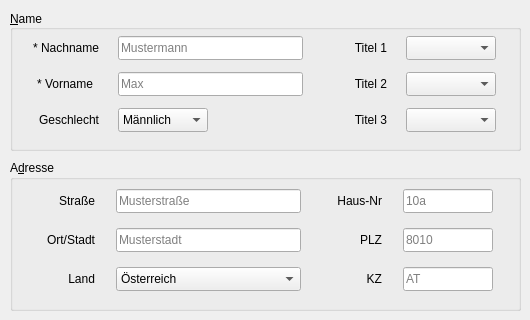
    <widget class="QWidget" name="TAB1_BASIC_DATEN">
     <attribute name="icon">
      <iconset resource="resources.qrc">
       <normaloff>:/Resources/Icons/office/CRDFLE07.ICO</normaloff>:/Resources/Icons/office/CRDFLE07.ICO</iconset>
     </attribute>
     <attribute name="title">
      <string>&amp;Grundlegende Daten</string>
     </attribute>
     <widget class="QGroupBox" name="nameBox">
      <property name="geometry">
       <rect>
        <x>10</x>
        <y>10</y>
        <width>511</width>
        <height>141</height>
       </rect>
      </property>
      <property name="title">
       <string>&amp;Name</string>
      </property>
      <property name="alignment">
       <set>Qt::AlignLeading|Qt::AlignLeft|Qt::AlignVCenter</set>
      </property>
      <property name="flat">
       <bool>false</bool>
      </property>
      <widget class="QWidget" name="layoutWidget_4">
       <property name="geometry">
        <rect>
         <x>10</x>
         <y>20</y>
         <width>491</width>
         <height>111</height>
        </rect>
       </property>
       <layout class="QGridLayout" name="gridLayout_2">
        <item row="0" column="1">
         <widget class="QLineEdit" name="FAM_NAME">
          <property name="sizePolicy">
           <sizepolicy hsizetype="Fixed" vsizetype="Fixed">
            <horstretch>0</horstretch>
            <verstretch>0</verstretch>
           </sizepolicy>
          </property>
          <property name="minimumSize">
           <size>
            <width>185</width>
            <height>0</height>
           </size>
          </property>
          <property name="maximumSize">
           <size>
            <width>185</width>
            <height>24</height>
           </size>
          </property>
          <property name="placeholderText">
           <string>Mustermann</string>
          </property>
         </widget>
        </item>
        <item row="1" column="2">
         <widget class="QLabel" name="label_4">
          <property name="sizePolicy">
           <sizepolicy hsizetype="Preferred" vsizetype="Preferred">
            <horstretch>0</horstretch>
            <verstretch>0</verstretch>
           </sizepolicy>
          </property>
          <property name="maximumSize">
           <size>
            <width>16777215</width>
            <height>24</height>
           </size>
          </property>
          <property name="layoutDirection">
           <enum>Qt::RightToLeft</enum>
          </property>
          <property name="text">
           <string>Titel 2</string>
          </property>
          <property name="alignment">
           <set>Qt::AlignRight|Qt::AlignTrailing|Qt::AlignVCenter</set>
          </property>
         </widget>
        </item>
        <item row="0" column="2">
         <widget class="QLabel" name="label_9">
          <property name="sizePolicy">
           <sizepolicy hsizetype="Expanding" vsizetype="Preferred">
            <horstretch>0</horstretch>
            <verstretch>0</verstretch>
           </sizepolicy>
          </property>
          <property name="maximumSize">
           <size>
            <width>65</width>
            <height>24</height>
           </size>
          </property>
          <property name="layoutDirection">
           <enum>Qt::RightToLeft</enum>
          </property>
          <property name="text">
           <string>Titel 1</string>
          </property>
          <property name="alignment">
           <set>Qt::AlignRight|Qt::AlignTrailing|Qt::AlignVCenter</set>
          </property>
         </widget>
        </item>
        <item row="0" column="3">
         <widget class="QComboBox" name="TITEL1">
          <property name="sizePolicy">
           <sizepolicy hsizetype="Expanding" vsizetype="Expanding">
            <horstretch>0</horstretch>
            <verstretch>0</verstretch>
           </sizepolicy>
          </property>
          <property name="maximumSize">
           <size>
            <width>90</width>
            <height>24</height>
           </size>
          </property>
          <property name="currentText">
           <string/>
          </property>
          <property name="currentIndex">
           <number>0</number>
          </property>
          <property name="maxVisibleItems">
           <number>5</number>
          </property>
          <item>
           <property name="text">
            <string/>
           </property>
          </item>
          <item>
           <property name="text">
            <string>Dr.</string>
           </property>
          </item>
          <item>
           <property name="text">
            <string>Mag.</string>
           </property>
          </item>
          <item>
           <property name="text">
            <string>Ing.</string>
           </property>
          </item>
          <item>
           <property name="text">
            <string>Dipl.Ing.</string>
           </property>
          </item>
         </widget>
        </item>
        <item row="1" column="1">
         <widget class="QLineEdit" name="VOR_NAMEN">
          <property name="sizePolicy">
           <sizepolicy hsizetype="Fixed" vsizetype="Fixed">
            <horstretch>0</horstretch>
            <verstretch>0</verstretch>
           </sizepolicy>
          </property>
          <property name="maximumSize">
           <size>
            <width>185</width>
            <height>24</height>
           </size>
          </property>
          <property name="alignment">
           <set>Qt::AlignJustify|Qt::AlignVCenter</set>
          </property>
          <property name="dragEnabled">
           <bool>false</bool>
          </property>
          <property name="placeholderText">
           <string>Max</string>
          </property>
         </widget>
        </item>
        <item row="2" column="0">
         <widget class="QLabel" name="label_25">
          <property name="maximumSize">
           <size>
            <width>75</width>
            <height>24</height>
           </size>
          </property>
          <property name="text">
           <string>Geschlecht</string>
          </property>
          <property name="alignment">
           <set>Qt::AlignRight|Qt::AlignTrailing|Qt::AlignVCenter</set>
          </property>
         </widget>
        </item>
        <item row="2" column="2">
         <widget class="QLabel" name="label_10">
          <property name="sizePolicy">
           <sizepolicy hsizetype="Expanding" vsizetype="Expanding">
            <horstretch>0</horstretch>
            <verstretch>0</verstretch>
           </sizepolicy>
          </property>
          <property name="maximumSize">
           <size>
            <width>40</width>
            <height>24</height>
           </size>
          </property>
          <property name="layoutDirection">
           <enum>Qt::RightToLeft</enum>
          </property>
          <property name="text">
           <string>Titel 3</string>
          </property>
          <property name="alignment">
           <set>Qt::AlignRight|Qt::AlignTrailing|Qt::AlignVCenter</set>
          </property>
         </widget>
        </item>
        <item row="0" column="0">
         <widget class="QLabel" name="label_21">
          <property name="minimumSize">
           <size>
            <width>60</width>
            <height>0</height>
           </size>
          </property>
          <property name="maximumSize">
           <size>
            <width>16777215</width>
            <height>24</height>
           </size>
          </property>
          <property name="text">
           <string>* Nachname</string>
          </property>
          <property name="alignment">
           <set>Qt::AlignRight|Qt::AlignTrailing|Qt::AlignVCenter</set>
          </property>
         </widget>
        </item>
        <item row="2" column="1">
         <widget class="QComboBox" name="GESCHLECHT">
          <property name="sizePolicy">
           <sizepolicy hsizetype="Preferred" vsizetype="Preferred">
            <horstretch>0</horstretch>
            <verstretch>0</verstretch>
           </sizepolicy>
          </property>
          <property name="maximumSize">
           <size>
            <width>90</width>
            <height>24</height>
           </size>
          </property>
          <property name="currentText">
           <string>Männlich</string>
          </property>
          <property name="currentIndex">
           <number>0</number>
          </property>
          <property name="maxVisibleItems">
           <number>5</number>
          </property>
          <item>
           <property name="text">
            <string>Männlich</string>
           </property>
          </item>
          <item>
           <property name="text">
            <string>Weiblich</string>
           </property>
          </item>
          <item>
           <property name="text">
            <string>Divers</string>
           </property>
          </item>
         </widget>
        </item>
        <item row="2" column="3">
         <widget class="QComboBox" name="TITEL3">
          <property name="sizePolicy">
           <sizepolicy hsizetype="Expanding" vsizetype="Expanding">
            <horstretch>0</horstretch>
            <verstretch>0</verstretch>
           </sizepolicy>
          </property>
          <property name="maximumSize">
           <size>
            <width>90</width>
            <height>24</height>
           </size>
          </property>
          <property name="currentText">
           <string/>
          </property>
          <property name="currentIndex">
           <number>0</number>
          </property>
          <property name="maxVisibleItems">
           <number>5</number>
          </property>
          <item>
           <property name="text">
            <string/>
           </property>
          </item>
          <item>
           <property name="text">
            <string>Dr.</string>
           </property>
          </item>
          <item>
           <property name="text">
            <string>Mag.</string>
           </property>
          </item>
          <item>
           <property name="text">
            <string>Ing.</string>
           </property>
          </item>
          <item>
           <property name="text">
            <string>Dipl.Ing.</string>
           </property>
          </item>
         </widget>
        </item>
        <item row="1" column="3">
         <widget class="QComboBox" name="TITEL2">
          <property name="sizePolicy">
           <sizepolicy hsizetype="Expanding" vsizetype="Expanding">
            <horstretch>0</horstretch>
            <verstretch>0</verstretch>
           </sizepolicy>
          </property>
          <property name="maximumSize">
           <size>
            <width>90</width>
            <height>24</height>
           </size>
          </property>
          <property name="currentText">
           <string/>
          </property>
          <property name="currentIndex">
           <number>0</number>
          </property>
          <property name="maxVisibleItems">
           <number>5</number>
          </property>
          <item>
           <property name="text">
            <string/>
           </property>
          </item>
          <item>
           <property name="text">
            <string>Dr.</string>
           </property>
          </item>
          <item>
           <property name="text">
            <string>Mag.</string>
           </property>
          </item>
          <item>
           <property name="text">
            <string>Ing.</string>
           </property>
          </item>
          <item>
           <property name="text">
            <string>Dipl.Ing.</string>
           </property>
          </item>
         </widget>
        </item>
        <item row="1" column="0">
         <widget class="QLabel" name="label_20">
          <property name="maximumSize">
           <size>
            <width>60</width>
            <height>24</height>
           </size>
          </property>
          <property name="text">
           <string>* Vorname</string>
          </property>
          <property name="alignment">
           <set>Qt::AlignRight|Qt::AlignTrailing|Qt::AlignVCenter</set>
          </property>
         </widget>
        </item>
       </layout>
      </widget>
     </widget>
     <widget class="QGroupBox" name="AdressBox">
      <property name="geometry">
       <rect>
        <x>10</x>
        <y>160</y>
        <width>511</width>
        <height>151</height>
       </rect>
      </property>
      <property name="title">
       <string>A&amp;dresse</string>
      </property>
      <widget class="QWidget" name="layoutWidget_5">
       <property name="geometry">
        <rect>
         <x>10</x>
         <y>20</y>
         <width>491</width>
         <height>121</height>
        </rect>
       </property>
       <layout class="QGridLayout" name="AdressLayout">
        <item row="0" column="2">
         <widget class="QLabel" name="label_19">
          <property name="sizePolicy">
           <sizepolicy hsizetype="Expanding" vsizetype="Preferred">
            <horstretch>0</horstretch>
            <verstretch>0</verstretch>
           </sizepolicy>
          </property>
          <property name="maximumSize">
           <size>
            <width>60</width>
            <height>16777215</height>
           </size>
          </property>
          <property name="layoutDirection">
           <enum>Qt::RightToLeft</enum>
          </property>
          <property name="text">
           <string>Haus-Nr</string>
          </property>
          <property name="alignment">
           <set>Qt::AlignRight|Qt::AlignTrailing|Qt::AlignVCenter</set>
          </property>
         </widget>
        </item>
        <item row="0" column="1">
         <widget class="QLineEdit" name="STR">
          <property name="sizePolicy">
           <sizepolicy hsizetype="Preferred" vsizetype="Preferred">
            <horstretch>0</horstretch>
            <verstretch>0</verstretch>
           </sizepolicy>
          </property>
          <property name="minimumSize">
           <size>
            <width>0</width>
            <height>0</height>
           </size>
          </property>
          <property name="maximumSize">
           <size>
            <width>185</width>
            <height>16777215</height>
           </size>
          </property>
          <property name="text">
           <string/>
          </property>
          <property name="placeholderText">
           <string>Musterstraße</string>
          </property>
         </widget>
        </item>
        <item row="1" column="3">
         <widget class="QLineEdit" name="PLZ">
          <property name="sizePolicy">
           <sizepolicy hsizetype="Preferred" vsizetype="Preferred">
            <horstretch>0</horstretch>
            <verstretch>0</verstretch>
           </sizepolicy>
          </property>
          <property name="maximumSize">
           <size>
            <width>90</width>
            <height>16777215</height>
           </size>
          </property>
          <property name="inputMethodHints">
           <set>Qt::ImhDigitsOnly</set>
          </property>
          <property name="text">
           <string/>
          </property>
          <property name="placeholderText">
           <string>8010</string>
          </property>
         </widget>
        </item>
        <item row="1" column="0">
         <widget class="QLabel" name="label_23">
          <property name="maximumSize">
           <size>
            <width>60</width>
            <height>24</height>
           </size>
          </property>
          <property name="text">
           <string>Ort/Stadt</string>
          </property>
          <property name="alignment">
           <set>Qt::AlignRight|Qt::AlignTrailing|Qt::AlignVCenter</set>
          </property>
         </widget>
        </item>
        <item row="1" column="2">
         <widget class="QLabel" name="label_12">
          <property name="text">
           <string>PLZ</string>
          </property>
          <property name="alignment">
           <set>Qt::AlignRight|Qt::AlignTrailing|Qt::AlignVCenter</set>
          </property>
         </widget>
        </item>
        <item row="2" column="2">
         <widget class="QLabel" name="label_11">
          <property name="text">
           <string>KZ</string>
          </property>
          <property name="alignment">
           <set>Qt::AlignRight|Qt::AlignTrailing|Qt::AlignVCenter</set>
          </property>
         </widget>
        </item>
        <item row="2" column="0">
         <widget class="QLabel" name="label_24">
          <property name="maximumSize">
           <size>
            <width>60</width>
            <height>24</height>
           </size>
          </property>
          <property name="text">
           <string>Land</string>
          </property>
          <property name="alignment">
           <set>Qt::AlignRight|Qt::AlignTrailing|Qt::AlignVCenter</set>
          </property>
         </widget>
        </item>
        <item row="2" column="3">
         <widget class="QLineEdit" name="LKZ">
          <property name="sizePolicy">
           <sizepolicy hsizetype="Preferred" vsizetype="Preferred">
            <horstretch>0</horstretch>
            <verstretch>0</verstretch>
           </sizepolicy>
          </property>
          <property name="maximumSize">
           <size>
            <width>90</width>
            <height>16777215</height>
           </size>
          </property>
          <property name="inputMethodHints">
           <set>Qt::ImhUppercaseOnly</set>
          </property>
          <property name="text">
           <string/>
          </property>
          <property name="maxLength">
           <number>32767</number>
          </property>
          <property name="placeholderText">
           <string>AT</string>
          </property>
         </widget>
        </item>
        <item row="1" column="1">
         <widget class="QLineEdit" name="ORT">
          <property name="sizePolicy">
           <sizepolicy hsizetype="Preferred" vsizetype="Preferred">
            <horstretch>0</horstretch>
            <verstretch>0</verstretch>
           </sizepolicy>
          </property>
          <property name="maximumSize">
           <size>
            <width>11111</width>
            <height>16777215</height>
           </size>
          </property>
          <property name="placeholderText">
           <string>Musterstadt</string>
          </property>
         </widget>
        </item>
        <item row="2" column="1">
         <widget class="QComboBox" name="LAND">
          <property name="sizePolicy">
           <sizepolicy hsizetype="Preferred" vsizetype="Preferred">
            <horstretch>0</horstretch>
            <verstretch>0</verstretch>
           </sizepolicy>
          </property>
          <property name="currentText">
           <string>Österreich</string>
          </property>
          <property name="currentIndex">
           <number>0</number>
          </property>
          <property name="maxVisibleItems">
           <number>5</number>
          </property>
          <item>
           <property name="text">
            <string>Österreich</string>
           </property>
          </item>
          <item>
           <property name="text">
            <string>Deutschland</string>
           </property>
          </item>
          <item>
           <property name="text">
            <string>Schweiz</string>
           </property>
          </item>
          <item>
           <property name="text">
            <string>Amerika</string>
           </property>
          </item>
          <item>
           <property name="text">
            <string>Canada</string>
           </property>
          </item>
          <item>
           <property name="text">
            <string>Andorra</string>
           </property>
          </item>
          <item>
           <property name="text">
            <string>Usbekistan</string>
           </property>
          </item>
          <item>
           <property name="text">
            <string>Uganda</string>
           </property>
          </item>
         </widget>
        </item>
        <item row="0" column="0">
         <widget class="QLabel" name="label_22">
          <property name="minimumSize">
           <size>
            <width>60</width>
            <height>0</height>
           </size>
          </property>
          <property name="maximumSize">
           <size>
            <width>60</width>
            <height>24</height>
           </size>
          </property>
          <property name="text">
           <string>Straße</string>
          </property>
          <property name="alignment">
           <set>Qt::AlignRight|Qt::AlignTrailing|Qt::AlignVCenter</set>
          </property>
         </widget>
        </item>
        <item row="0" column="3">
         <widget class="QLineEdit" name="STR_NR">
          <property name="sizePolicy">
           <sizepolicy hsizetype="Preferred" vsizetype="Preferred">
            <horstretch>0</horstretch>
            <verstretch>0</verstretch>
           </sizepolicy>
          </property>
          <property name="maximumSize">
           <size>
            <width>90</width>
            <height>16777215</height>
           </size>
          </property>
          <property name="inputMethodHints">
           <set>Qt::ImhNone</set>
          </property>
          <property name="text">
           <string/>
          </property>
          <property name="placeholderText">
           <string>10a</string>
          </property>
         </widget>
        </item>
       </layout>
      </widget>
     </widget>
    </widget>
